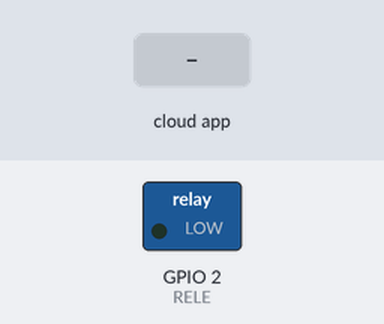
A sketch run on a simulated ESP32. On the bench: switched loads named in the sketch (green lamp = pin HIGH). Inputs (shaded band) come from the test bench. WiFi joins after 1.5 s; servers stay silent unless stated; no MQTT or app messages arrive unless stated; what the sketch prints to the serial monitor is not drawn.

Above: at 2.7 s.
2.8 s: the phone or cloud app sets Rele to ON
At 3.8 s:
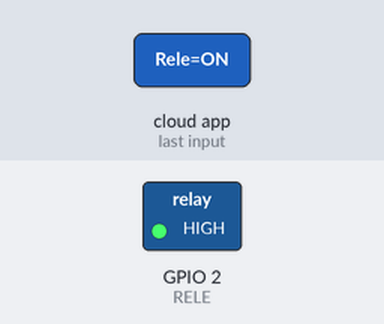
4.3 s: the phone or cloud app sets Rele to OFF
At 5.3 s:
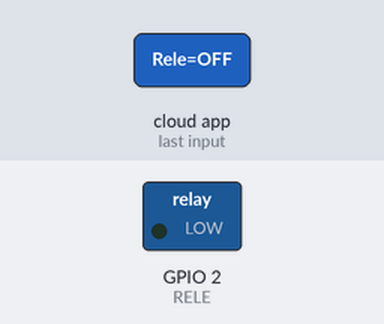
Timing chart, 0 to 7.3 s (numbered marks = the images above; inputs shaded):
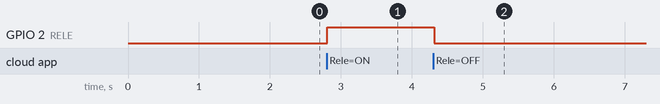

Measured:
- after the input at 2.8 s, GPIO 2 (RELE): LOW → HIGH at once
- after the input at 4.3 s, GPIO 2 (RELE): HIGH → LOW at once

The sketch:

ESP32_RELE_ADAF.ino
```cpp
#include <OneWire.h>
#include <DallasTemperature.h>
//#include <ESP8266WiFi.h>
#include <WiFi.h>       //Si se quiere usar el esp32
#include <PubSubClient.h>

#include <WiFiClient.h>
#include "Adafruit_MQTT.h"
#include "Adafruit_MQTT_Client.h"
#define RELE 2

char* ssid = "WiFi-TPLINK_EXT";       // wifi ssid
const char* password =  "l4p1c3r4.AZUL56";         // wifi password


/************************* Adafruit.io Setup *********************************/

#define AIO_SERVER      "io.adafruit.com" // io.adafruit.com   52.70.203.194
#define AIO_SERVERPORT  1883                   // use 8883 for SSL // 1883
#define AIO_USERNAME  "CUDAR"
#define AIO_KEY       "aio_Nawz95YkV3THMi0nrrnei0jocu0g"

/************ Global State (you don't need to change this!) ******************/

// Create an ESP8266 WiFiClient class to connect to the MQTT server.
WiFiClient client;

// Setup the MQTT client class by passing in the WiFi client and MQTT server and login details.
Adafruit_MQTT_Client mqtt(&client, AIO_SERVER, AIO_SERVERPORT, AIO_USERNAME, AIO_USERNAME, AIO_KEY);

/****************************** Feeds ***************************************/

// Setup a feed called 'onoff' for subscribing to changes to the button
Adafruit_MQTT_Subscribe salidaDigital = Adafruit_MQTT_Subscribe(&mqtt, AIO_USERNAME "/feeds/Rele", MQTT_QOS_1);

/*************************** Sketch Code ************************************/

void digitalCallback(char *data, uint16_t len) {
  Serial.print("Hey we're in a onoff callback, the button value is: ");
  Serial.println(data);

     String message = String(data);
      message.trim();
      if (message == "ON") {digitalWrite(RELE, HIGH);}
      if (message == "OFF") {digitalWrite(RELE, LOW);}
}


 void setup_wifi() {

  delay(10);
  // We start by connecting to a WiFi network
  Serial.println();
  Serial.print("Connecting to ");
  Serial.println(ssid);

  WiFi.begin(ssid, password);

  while (WiFi.status() != WL_CONNECTED) {
    delay(500);
    Serial.print(".");
  }

  Serial.println("");
  Serial.println("WiFi connected");
  Serial.println("IP address: ");
  Serial.println(WiFi.localIP());
}


void MQTT_connect() {
  int8_t ret;

  // Stop if already connected.
  if (mqtt.connected()) {
    return;
  }

  Serial.print("Connecting to MQTT... ");

  uint8_t retries = 3;
  while ((ret = mqtt.connect()) != 0) { // connect will return 0 for connected
       Serial.println(mqtt.connectErrorString(ret));
       Serial.println("Retrying MQTT connection in 10 seconds...");
       mqtt.disconnect();
       delay(10000);  // wait 10 seconds
       retries--;
       if (retries == 0) {
         // basically die and wait for WDT to reset me
         while (1);
       }
  }
  Serial.println("MQTT Connected!");
}

void setup() {
    // Inicia Serial
  pinMode(RELE, OUTPUT);
  digitalWrite(RELE, LOW);
  Serial.begin(115200);
  Serial.println("");
  setup_wifi();

  salidaDigital.setCallback(digitalCallback);
  mqtt.subscribe(&salidaDigital);

}

void loop() {
  MQTT_connect();


  // this is our 'wait for incoming subscription packets and callback em' busy subloop
  // try to spend your time here:
  mqtt.processPackets(500);

  // ping the server to keep the mqtt connection alive
  // NOT required if you are publishing once every KEEPALIVE seconds

  // if(! mqtt.ping()) {
  //   mqtt.disconnect();
  // }

}
```
